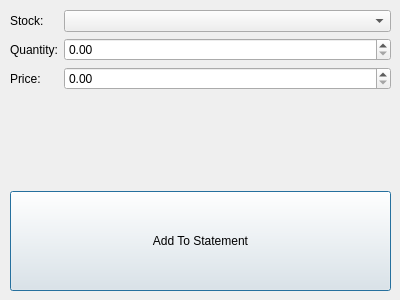
<?xml version="1.0" encoding="UTF-8"?>
<ui version="4.0">
 <class>OrderStock</class>
 <widget class="QDialog" name="OrderStock">
  <property name="geometry">
   <rect>
    <x>0</x>
    <y>0</y>
    <width>400</width>
    <height>300</height>
   </rect>
  </property>
  <property name="windowTitle">
   <string>Dialog</string>
  </property>
  <widget class="QWidget" name="verticalLayoutWidget">
   <property name="geometry">
    <rect>
     <x>10</x>
     <y>10</y>
     <width>381</width>
     <height>281</height>
    </rect>
   </property>
   <layout class="QVBoxLayout" name="verticalLayout">
    <item>
     <layout class="QFormLayout" name="formLayout">
      <item row="0" column="0">
       <widget class="QLabel" name="label">
        <property name="text">
         <string>Stock:</string>
        </property>
       </widget>
      </item>
      <item row="0" column="1">
       <widget class="QComboBox" name="SelectStock"/>
      </item>
      <item row="1" column="0">
       <widget class="QLabel" name="label_3">
        <property name="text">
         <string>Quantity:</string>
        </property>
       </widget>
      </item>
      <item row="1" column="1">
       <widget class="QDoubleSpinBox" name="Quan"/>
      </item>
      <item row="2" column="0">
       <widget class="QLabel" name="label_2">
        <property name="text">
         <string>Price:</string>
        </property>
       </widget>
      </item>
      <item row="2" column="1">
       <widget class="QDoubleSpinBox" name="Price"/>
      </item>
     </layout>
    </item>
    <item>
     <widget class="QPushButton" name="AddBtn">
      <property name="minimumSize">
       <size>
        <width>0</width>
        <height>100</height>
       </size>
      </property>
      <property name="text">
       <string>Add To Statement</string>
      </property>
     </widget>
    </item>
   </layout>
  </widget>
 </widget>
 <resources/>
 <connections/>
</ui>
